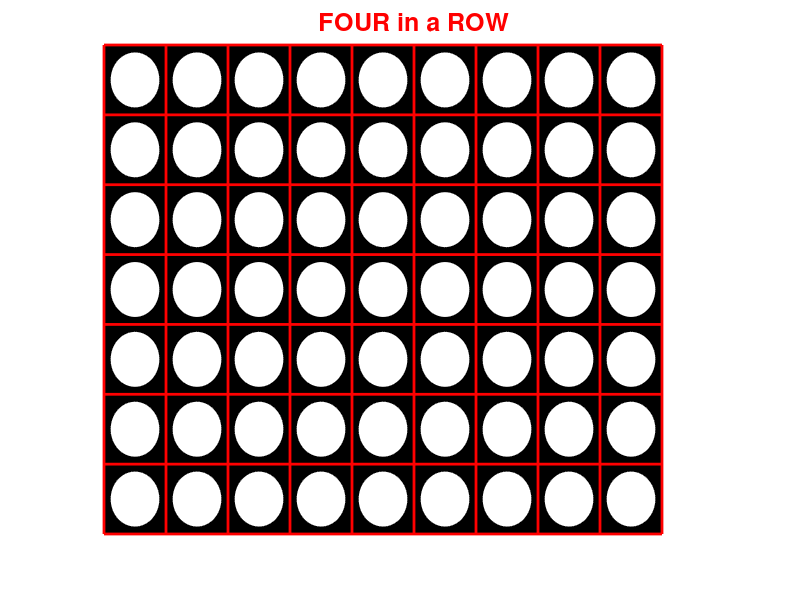

Here is the MATLAB script that generated this plot: (Note: this script raises an error after producing the figure.)
function fiar(varargin)
m = 7;
n = 9;
X = zeros(m,n);
t = 1;
drawbd(X);
while 1
    p = varargin{t};
    flag = -1;
    while flag == -1
        if t==2
            X = 3-X;
            X(X==3) = 0;
        end
        j = feval(p,X);
        [i,flag] = loc(X,j);
    end
    if t==2
        X = 3-X;
        X(X==3) = 0;
    end
    X(i,j) = t;
    drawbd(X);
    if checkbd(X,i,j)
        title([p ' win!'],'fontsize',18);
        return;
    end
    t = 3 - t;
end

function j = person(~)
[x,y] = ginput(1);
j = ceil(x);

function j=ai4iar(X)
n1=0;
n2=0;
Z=X;
m=7;n=9;
for i=1:m*n
    if X(i)==1
        n1=n1+1;
    end
    if X(i)==2
        n2=n2+1;
    end
end
if n2>n1
    for i=1:m*n
        if X(i)==1
            Z(i)=2;
        end
        if X(i)==2
            Z(i)=1;
        end
    end
end
X=Z;
A=[];
B=nan(1,10000);
C=nan(1,10000);
D=nan(1,10000);
E=nan(1,10000);
b=0;
c=0;
for a=1:m*n
    if X(a)==1
        b=b+1;
    end
    if X(a)==2
        c=c+1;
    end
end
if b==c
    player=1;
else
    player=2;
end
for a=1:n
    for b=1:n
        for c=1:n
            for d=1:n
                Y=X;
                [Y,flag]=operatefour(Y,a);
                if flag==0
                    [Y,flag]=operatefour(Y,b);
                    if flag==0
                        [Y,flag]=operatefour(Y,c);
                        if flag==0
                            [Y,flag]=operatefour(Y,d);
                            p=a*1000+b*100+c*10+d;
                            if flag==0
                                A(p)=estimatefour(Y);
                            else A(p)=NaN;
                            end
                        else p=a*1000+b*100+c*10;
                            A(p)=NaN;
                        end
                    else p=a*1000+b*100;
                        A(p)=NaN;
                    end
                else p=a*1000;
                    A(p)=NaN;
                end
            end
        end
    end
end
if player==1
    for a=1:n
        if ~isnan(A(1000*a))
            for b=1:n
                if ~isnan(A(1000*a+100*b))
                    for c=1:n
                        if ~isnan(A(1000*a+100*b+10*c))
                            for d=1:n
                                if ~isnan(A(1000*a+100*b+10*c+d))
                                    B(1000*a+100*b+10*c)=min(A(1000*a+100*b+10*c+d),B(1000*a+100*b+10*c));
                                end
                            end
                            C(1000*a+100*b)=max(B(1000*a+100*b+10*c),C(1000*a+100*b));
                        end
                    end
                    D(1000*a)=min(C(1000*a+100*b),D(1000*a));
                end
            end
            E(1)=max(D(1000*a),E(1));
        end
    end
    for f=1:n
        if E(1)==D(1000*f)
            j=f;
            return;
        end
    end
end
if player==2
    for a=1:n
        if ~isnan(A(1000*a))
            for b=1:n
                if ~isnan(A(1000*a+100*b))
                    for c=1:n
                        if ~isnan(A(1000*a+100*b+10*c))
                            for d=1:n
                                if ~isnan(A(1000*a+100*b+10*c+d))
                                    B(1000*a+100*b+10*c)=max(A(1000*a+100*b+10*c+d),B(1000*a+100*b+10*c));
                                end
                            end
                            C(1000*a+100*b)=min(B(1000*a+100*b+10*c),C(1000*a+100*b));
                        end
                    end
                    D(1000*a)=max(C(1000*a+100*b),D(1000*a));
                end
            end
            E(1)=min(D(1000*a),E(1));
        end
    end
    for f=1:n
        if E(1)==D(1000*f)
            j=f;
            return;
        end
    end
end

function [Y,j]=operatefour(X,i)
b=0;
c=0;
m=7;n=9;
for a=1:m*n
    if X(a)==1
        b=b+1;
    end
    if X(a)==2
        c=c+1;
    end
end
if b==c
    player=1;
else player=2;
end

if X(1,i)==0
    j=0;
    Y=X;
    for a=m:-1:1
        if X(a,i)==0
           Y(a,i)=player;
           break
        end
    end
else j=1;
    Y=X;
end

a1=[];
a2=[];
A=X;
B=X;
for i=1:m*n
    if X(i)==1
        a1=[a1,i];
    end
    if X(i)==2
        a2=[a2,i];
    end
    if X(i)==0
        A(i)=1;
        B(i)=2;
    end
end
length1=length(a1);
length2=length(a2);

if length1>3
    b1=nchoosek(a1,4);
    [lb1,~]=size(b1);
    for i=1:lb1
        if b1(i,2)-b1(i,1)==m&&b1(i,3)-b1(i,2)==m&&b1(i,4)-b1(i,3)==m
            j=0;
            Y=X;
            return;
        end
        if b1(i,2)-b1(i,1)==(m-1)&&b1(i,3)-b1(i,2)==(m-1)&&b1(i,4)-b1(i,3)==(m-1)
            if mod(b1(i,1),7)>3||mod(b1(i,1),7)==0
                j=0;
            Y=X;
                return;
            end
        end
        if b1(i,2)-b1(i,1)==(m+1)&&b1(i,3)-b1(i,2)==(m+1)&&b1(i,4)-b1(i,3)==(m+1)&&mod(b1(i,1),m)>0&&mod(b1(i,1),m)<(m-2)
            j=0;
            Y=X;
            return;
        end
        if b1(i,2)-b1(i,1)==1&&b1(i,3)-b1(i,2)==1&&b1(i,4)-b1(i,3)==1&&mod(b1(i,1),m)>0&&mod(b1(i,1),m)<(m-2)
            j=0;
            Y=X;
            return;
        end
    end
end
if length2>3
    b2=nchoosek(a2,4);
    [lb2,~]=size(b2);
    for i=1:lb2
        if b2(i,2)-b2(i,1)==m&&b2(i,3)-b2(i,2)==m&&b2(i,4)-b2(i,3)==m
            j=0;
            Y=X;
            return;
        end
        if b2(i,2)-b2(i,1)==(m-1)&&b2(i,3)-b2(i,2)==(m-1)&&b2(i,4)-b2(i,3)==(m-1)
            if mod(b2(i,1),m)>3||mod(b2(i,1),m)==0
                j=0;
            Y=X;
            end
            return;
        end
        if b2(i,2)-b2(i,1)==(m+1)&&b2(i,3)-b2(i,2)==(m+1)&&b2(i,4)-b2(i,3)==(m+1)&&mod(b2(i,1),m)>0&&mod(b2(i,1),m)<(m-2)
            j=0;
            Y=X;
            return;
        end
        if b2(i,2)-b2(i,1)==1&&b2(i,3)-b2(i,2)==1&&b2(i,4)-b2(i,3)==1&&mod(b2(i,1),m)>0&&mod(b2(i,1),m)<(m-2)
            j=0;
            Y=X;
            return;
        end
    end
end

function x=estimatefour(X)
x=0;
a1=[];
a2=[];
A=X;
B=X;
m=7;n=9;
for i=1:m*n
    if X(i)==1
        a1=[a1,i];
    end
    if X(i)==2
        a2=[a2,i];
    end
    if X(i)==0
        A(i)=1;
        B(i)=2;
    end
end
T=zeros(m+1,n+2);
T(1:m,2:(n+1))=X;
T1=T;
T2=T;
for i=(m+2):(m*n+m+n)
    if T(i)==0
        if T(i+1)~=0||T(i+(m+1))~=0||T(i-(m+1))~=0
            T1(i)=1;
            T2(i)=2;
        end
    end
end
length1=length(a1);
length2=length(a2);
for i=1:m
    for j=1:(n-3)
        if X(i,j)==1&&X(i,j+1)==1&&X(i,j+2)==1&&X(i,j+3)==1
            x=1000000-length1;
            return
        end
        if X(i,j)==2&&X(i,j+1)==2&&X(i,j+2)==2&&X(i,j+3)==2
            x=-1000000+length2;
            return
        end
        if sum(A(i,j:j+3))==4&&sum(X(i,j:j+3))==3
            for k=0:3
                if X(i,j+k)==0
                    if i==m
                        x=x+10;
                    else if X(i+1,j+k)~=0
                            x=x+10;
                        else if mod(i,2)==0
                                x=x+20;
                            else x=x+50;
                            end
                        end
                    end
                    break;
                end
            end
        end
        if sum(B(i,j:j+3))==8&&sum(X(i,j:j+3))==6
            for k=0:3
                if X(i,j+k)==0
                    if i==m
                        x=x-10;
                    else if X(i+1,j+k)~=0
                            x=x-10;
                        else if mod(i,2)==0
                                x=x-50;
                            else x=x-20;
                            end
                        end
                    end
                    break;
                end
            end
        end
        if sum(A(i,j:j+3))==4&&sum(X(i,j:j+3))==2
            x=x+3;
        end
        if sum(B(i,j:j+3))==8&&sum(X(i,j:j+3))==4
            x=x-3;
        end
        if sum(A(i,j:j+3))==4&&sum(X(i,j:j+3))==1
            x=x+1;
        end
        if sum(B(i,j:j+3))==8&&sum(X(i,j:j+3))==2
            x=x-1;
        end
    end
end
for i=1:(m-3)
    for j=1:n
        if X(i,j)==1&&X(i+1,j)==1&&X(i+2,j)==1&&X(i+3,j)==1
            x=1000000-length1;
            return
        end
        if X(i,j)==2&&X(i+1,j)==2&&X(i+2,j)==2&&X(i+3,j)==2
            x=-1000000+length2;
            return
        end
        if sum(A(i:i+3,j))==4&&sum(X(i:i+3,j))==3
            x=x+10;
        end
        if sum(B(i:i+3,j))==8&&sum(X(i:i+3,j))==6
            x=x-10;
        end
        if sum(A(i:i+3,j))==4&&sum(X(i:i+3,j))==2
            x=x+3;
        end
        if sum(B(i:i+3,j))==8&&sum(X(i:i+3,j))==4
            x=x-3;
        end
        if sum(A(i:i+3,j))==4&&sum(X(i:i+3,j))==1
            x=x+1;
        end
        if sum(B(i:i+3,j))==8&&sum(X(i:i+3,j))==2
            x=x-1;
        end
    end
end
for i=1:(m-3)
    for j=1:(n-3)
        if X(i,j)==1&&X(i+1,j+1)==1&&X(i+2,j+2)==1&&X(i+3,j+3)==1
            x=1000000-length1;
            return
        end
        if X(i,j)==2&&X(i+1,j+1)==2&&X(i+2,j+2)==2&&X(i+3,j+3)==2
            x=-1000000+length2;
            return
        end
        if X(i,j)+X(i+1,j+1)+X(i+2,j+2)+X(i+3,j+3)==3&&A(i,j)+A(i+1,j+1)+A(i+2,j+2)+A(i+3,j+3)==4
            for k=0:3
                if X(i+k,j+k)==0
                    if i+k==m
                        x=x+10;
                    else if X(i+k+1,j+k)~=0
                            x=x+10;
                        else if mod(i+k,2)==0
                                x=x+20;
                            else x=x+50;
                            end
                        end
                    end
                    break
                end
            end
        end
        if X(i,j)+X(i+1,j+1)+X(i+2,j+2)+X(i+3,j+3)==6&&B(i,j)+B(i+1,j+1)+B(i+2,j+2)+B(i+3,j+3)==8
            for k=0:3
                if X(i+k,j+k)==0
                    if i+k==m
                        x=x-10;
                    else if X(i+k+1,j+k)~=0
                            x=x-10;
                        else if mod(i+k,2)==0
                                x=x-50;
                            else x=x-20;
                            end
                        end
                    end
                    break;
                end
            end
        end
        if X(i,j)+X(i+1,j+1)+X(i+2,j+2)+X(i+3,j+3)==2&&A(i,j)+A(i+1,j+1)+A(i+2,j+2)+A(i+3,j+3)==4
            x=x+3;
        end
        if X(i,j)+X(i+1,j+1)+X(i+2,j+2)+X(i+3,j+3)==4&&B(i,j)+B(i+1,j+1)+B(i+2,j+2)+B(i+3,j+3)==8
            x=x-3;
        end
        if X(i,j)+X(i+1,j+1)+X(i+2,j+2)+X(i+3,j+3)==1&&A(i,j)+A(i+1,j+1)+A(i+2,j+2)+A(i+3,j+3)==4
            x=x+1;
        end
        if X(i,j)+X(i+1,j+1)+X(i+2,j+2)+X(i+3,j+3)==2&&B(i,j)+B(i+1,j+1)+B(i+2,j+2)+B(i+3,j+3)==8
            x=x-1;
        end
    end
end
for i=4:m
    for j=1:(n-3)
        if X(i,j)==1&&X(i-1,j+1)==1&&X(i-2,j+2)==1&&X(i-3,j+3)==1
            x=1000000-length1;
            return
        end
        if X(i,j)==2&&X(i-1,j+1)==2&&X(i-2,j+2)==2&&X(i-3,j+3)==2
            x=-1000000+length2;
            return
        end
        if X(i,j)+X(i-1,j+1)+X(i-2,j+2)+X(i-3,j+3)==3&&A(i,j)+A(i-1,j+1)+A(i-2,j+2)+A(i-3,j+3)==4
            for k=0:3
                if X(i-k,j+k)==0
                    if i-k==m
                        x=x+10;
                    else
                        if X(i-k+1,j+k)~=0
                            x=x+10;
                        else
                            if mod(i-k,2)==0
                                x=x+20;
                            else x=x+50;
                            end
                        end
                    end
                    break
                end
            end
        end
        if X(i,j)+X(i-1,j+1)+X(i-2,j+2)+X(i-3,j+3)==6&&B(i,j)+B(i-1,j+1)+B(i-2,j+2)+B(i-3,j+3)==8
            for k=0:3
                if X(i-k,j+k)==0
                    if i-k==m
                        x=x-10;
                    else
                        if X(i-k+1,j+k)~=0
                            x=x-10;
                        else
                            if mod(i-k,2)==0
                                x=x-50;
                            else x=x-20;
                            end
                        end
                    end
                    break
                end
            end
        end
        if X(i,j)+X(i-1,j+1)+X(i-2,j+2)+X(i-3,j+3)==2&&A(i,j)+A(i-1,j+1)+A(i-2,j+2)+A(i-3,j+3)==4
            x=x+3;
        end
        if X(i,j)+X(i-1,j+1)+X(i-2,j+2)+X(i-3,j+3)==4&&B(i,j)+B(i-1,j+1)+B(i-2,j+2)+B(i-3,j+3)==8
            x=x-3;
        end
        if X(i,j)+X(i-1,j+1)+X(i-2,j+2)+X(i-3,j+3)==1&&A(i,j)+A(i-1,j+1)+A(i-2,j+2)+A(i-3,j+3)==4
            x=x+1;
        end
        if X(i,j)+X(i-1,j+1)+X(i-2,j+2)+X(i-3,j+3)==2&&B(i,j)+B(i-1,j+1)+B(i-2,j+2)+B(i-3,j+3)==8
            x=x-1;
        end
    end
end

function flg = checkbd(X,i,j)
jp = size(X,2)+1-j;
l1 = checkiar(X(i,:)',j);
l2 = checkiar(X(:,j),i);
l3 = checkiar(diag(X,j-i),min(i,j));
l4 = checkiar(diag(fliplr(X),jp-i), min(i,jp));
flg = any([l1 l2 l3 l4]>=4);

function l = checkiar(x,i)
x = [-1; x; -1];
i = i + 1;
ip = i;
while x(ip)==x(i)
    ip = ip-1;
end
im = i;
while x(im)==x(i)
    im = im + 1;
end
l = im-ip-1;

function [i,flg] = loc(X,j)
if all(X(:,j))
    flg = -1;
    i=0;
else
    flg = 1;
    i = find(X(:,j)==0,1,'last');
end

function drawbd(X)
[m,n] = size(X);
clf;
hold on;
t = linspace(0,2*pi);
r = 0.4;
s = sin(t)*r;
c = cos(t)*r;
col = 'wrb';
patch([0 1 1 0 0]*n,[0 0 1 1 0]*m,'k');
for i = 0:m
    plot([0 n],[i i],'r-','linewidth',2);
end
for j = 0:n
    plot([j j],[0 m],'r-','linewidth',2);
end
for i = 1:m
    for j = 1:n
        patch(j-.5+c,i-.5+s,col(X(m+1-i,j)+1));
    end
end
title('FOUR in a ROW','color','r','fontsize',18);
axis('off');